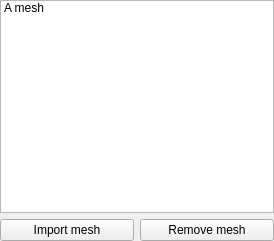
<?xml version="1.0" encoding="UTF-8"?>
<ui version="4.0">
 <class>MeshWidget</class>
 <widget class="QWidget" name="MeshWidget">
  <property name="geometry">
   <rect>
    <x>0</x>
    <y>0</y>
    <width>274</width>
    <height>241</height>
   </rect>
  </property>
  <property name="windowTitle">
   <string>Form</string>
  </property>
  <layout class="QVBoxLayout" name="verticalLayout">
   <property name="margin">
    <number>0</number>
   </property>
   <item>
    <widget class="QListWidget" name="meshList">
     <property name="iconSize">
      <size>
       <width>48</width>
       <height>48</height>
      </size>
     </property>
     <item>
      <property name="text">
       <string>A mesh</string>
      </property>
      <property name="icon">
       <iconset resource="../resources/resource.qrc">
        <normaloff>:/icons/mesh.png</normaloff>:/icons/mesh.png</iconset>
      </property>
     </item>
    </widget>
   </item>
   <item>
    <layout class="QHBoxLayout" name="horizontalLayout">
     <item>
      <widget class="QPushButton" name="importButton">
       <property name="text">
        <string>Import mesh</string>
       </property>
      </widget>
     </item>
     <item>
      <widget class="QPushButton" name="removeButton">
       <property name="text">
        <string>Remove mesh</string>
       </property>
      </widget>
     </item>
    </layout>
   </item>
  </layout>
 </widget>
 <resources>
  <include location="../resources/resource.qrc"/>
 </resources>
 <connections/>
</ui>
